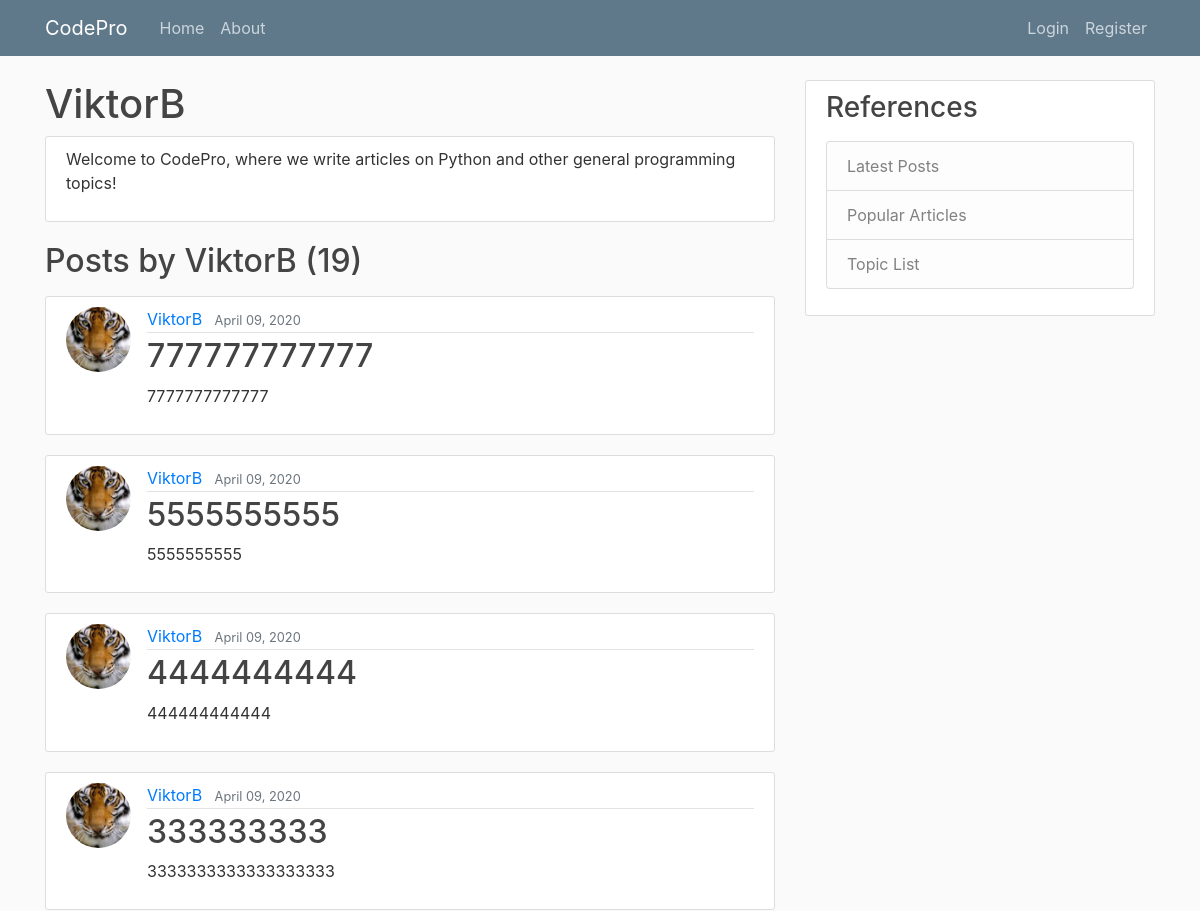
The page /user/ViktorB/ (upper part) on the database as committed earlier.
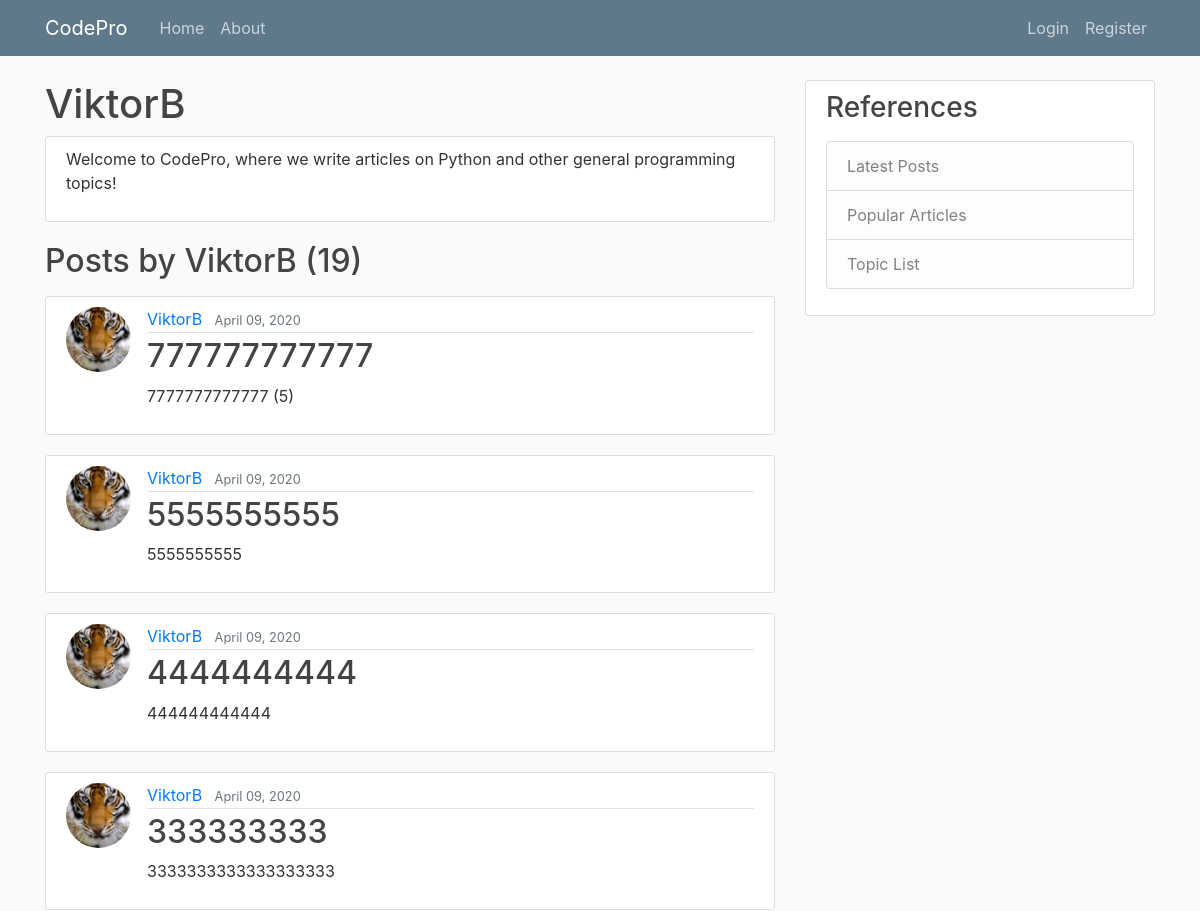
The same page on the database as committed later.
### blog/models.py (models this page shows, shortened)
class Post(models.Model):
    title = models.CharField(max_length=100)
    content = models.TextField()
    date_posted = models.DateTimeField(default=timezone.now)
    author = models.ForeignKey(User, on_delete=models.CASCADE)
    likes = models.IntegerField()

### users/models.py (models this page shows, shortened)
class Profile(models.Model):
    user = models.OneToOneField(User, on_delete=models.CASCADE)
    image = models.ImageField(default='default.jpg', upload_to='profile_pics')
    about_info = models.TextField(default="Hi! I am a fellow Python programmer.")

### blog/views.py (the view)
# urls.py: path('user/<str:username>/', UserPostListView.as_view(), name='user-posts'),
class UserPostListView(ListView):
    model = Post
    template_name = 'blog/user_posts.html' # <app>/<model>_<viewtype>.html
    context_object_name = 'posts'
    paginate_by = 10
    def get_queryset(self):
        user = get_object_or_404(User, username=self.kwargs.get('username'))
        return Post.objects.filter(author=user).order_by('-date_posted')

### blog/templates/blog/user_posts.html (shortened to what this page needs)
{% extends "blog/base.html" %}
{% block content %}
<h1>{{ view.kwargs.username }}</h1>
<div class="content-section">
  <p>Welcome to CodePro, where we write articles on Python
    and other general programming topics!
  </p>
</div>
<h2 class="mb-3">Posts by {{ view.kwargs.username }} ({{ page_obj.paginator.count }})</h2>
  {% for post in posts %}
<article class="media content-section">
  <img class="rounded-circle article-img" src="{{ post.author.profile.image.url }}">
<div class="media-body">
<div class="article-metadata">
  <a class="mr-2" href="{% url 'user-posts' post.author.username %}">{{ post.author }}</a>
  <small class="text-muted">{{ post.date_posted|date:"F d, Y"}}</small>
</div>
<h2><a class="article-title" href="{% url 'post-detail' post.id %}">{{ post.title }}</a></h2>
<p class="article-content">{{ post.content }}</p>
</div>
</article>
  {% endfor %}
{% endblock content %}

Rows that differ between the two databases and show on the page:
changed Post (number 1 of 4 on the later page): content "7777777777777" → "7777777777777 (5)"
